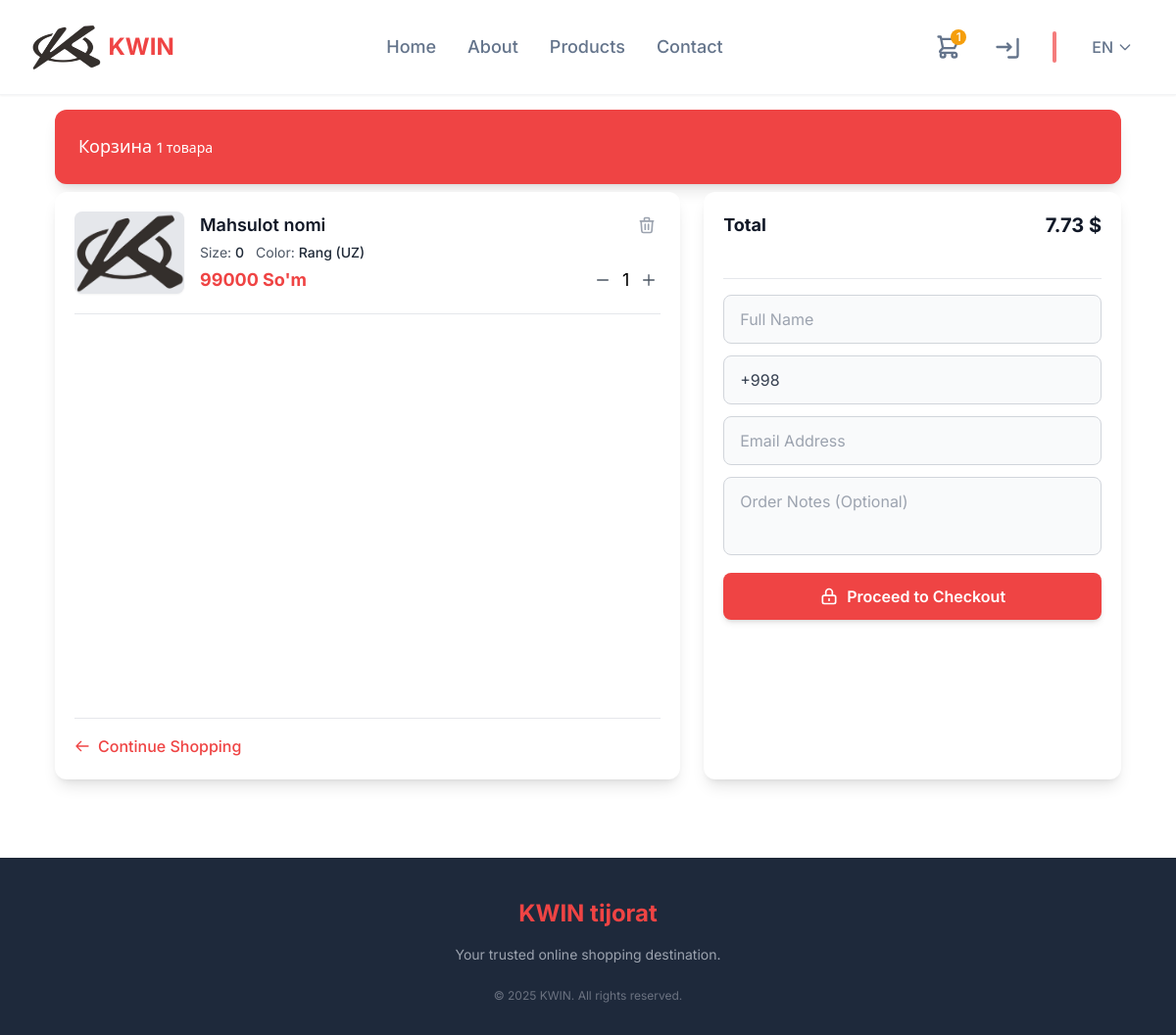
The page /basket/ (signed in) on the database its author committed.
### core/models.py (models this page shows, shortened)
class Cart(models.Model):
    user = models.ForeignKey(User, on_delete=models.CASCADE, related_name="carts")
    product = models.ForeignKey(Product, on_delete=models.CASCADE, related_name="cart_items")
    quantity = models.PositiveIntegerField(default=1)
    total_price = models.PositiveIntegerField(default=0, editable=False)
    status = models.BooleanField(default=True)

class Product(models.Model):
    name_ru = models.CharField(_("Название продукта (RU)"), max_length=50)
    name_en = models.CharField(_("Product name (EN)"), max_length=50)
    name_uz = models.CharField(_("Mahsulot nomi (UZ)"), max_length=50)
    name_ger = models.CharField(_("Produktname (Ger)"), max_length=50)
    brand = models.ForeignKey(Brand, on_delete=models.SET_NULL, null=True, related_name="brand_products")
    car_model = models.ForeignKey(CarModel, on_delete=models.CASCADE, null=True, blank=True)
    car_year = models.ForeignKey(CarYear, on_delete=models.CASCADE, null=True, blank=True)
    car_series = models.ForeignKey(CarSeries, on_delete=models.CASCADE, null=True, blank=True)
    description_ru = models.TextField(_("Описание (RU)"), null=True, blank=True)
    description_en = models.TextField(_("Description (EN)"), null=True, blank=True)
    description_uz = models.TextField(_("Tavsif (UZ)"), null=True, blank=True)
    description_ger = models.TextField(_("Beschreibung (Ger)"), null=True, blank=True)
    price = models.IntegerField(_("Price"))
    price_type = models.CharField(max_length=3, choices=[
        ("UZS", "O'zbek so'mi"),
        ("USD", "Aqsh Dollori"),
        ("RUB", "Rossiya Rubli"),
    ], default="UZS")
    size = models.CharField(_("Size"), max_length=50, default="0")
    color_uz = models.CharField(_("Rang (UZ)"), max_length=50, null=True, blank=True)
    color_ru = models.CharField(_("Цвет (RU)"), max_length=50, null=True, blank=True)
    color_en = models.CharField(_("Color (EN)"), max_length=50, null=True, blank=True)
    color_ger = models.CharField(_("Farbe (GER)"), max_length=50, null=True, blank=True)
    discount = models.IntegerField(default=20)
    deleted = models.BooleanField(default=False)
    def get_price(self):
        return int(self.price * (1 - self.discount / 100))
    def get_price_with_icon(self):
        price = {
            "USD": f"{self.get_price()} $",
            "RUB": f"{self.get_price()} ₽",
            "UZS": f"{self.get_price()} So'm",
        }
        return price[self.price_type]
    def get_color(self, lang="uz"):
        return getattr(self, f"color_{lang}", self.color_ru)
    def get_name(self, lang="uz"):
        return getattr(self, f"name_{lang}", self.name_ru)

class ProductImage(models.Model):
    product = models.ForeignKey(Product, related_name="images", on_delete=models.CASCADE)
    image = models.ImageField(upload_to="products/")

### core/auth.py (models this page shows, shortened)
class User(AbstractBaseUser, PermissionsMixin):
    username = models.CharField(_("Ism familiya"), max_length=50)
    phone = models.CharField(_("Telefon raqam"), max_length=12, unique=True)
    updated_at = models.DateTimeField(auto_now=True, blank=True, null=True)
    created_at = models.DateTimeField(auto_now_add=True, blank=True, null=True)
    user_type = models.SmallIntegerField(default=1, choices=[
        (1, 'user'),
        (2, 'admin')
    ])
    objects = CustomUserManager()
    is_active = models.BooleanField(default=True)
    is_staff = models.BooleanField(default=False)
    USERNAME_FIELD = 'phone'
    REQUIRED_FIELDS = ['username', 'user_type']
    @lru_cache(maxsize=1)  # Cache the result for the lifetime of the request
    def get_exchange_rates(self):
        rates = cache.get("exchange_rates")
        if not rates:
            try:
                with urllib.request.urlopen("https://cbu.uz/oz/arkhiv-kursov-valyut/json/") as response:
                    if response.status == 200:
                        data = json.loads(response.read().decode('utf-8'))
                        usd = next(item for item in data if item["Ccy"] == "USD")["Rate"]
                        rub = next(item for item in data if item["Ccy"] == "RUB")["Rate"]
                        rates = {
                            "USD": float(usd),
                            "RUB": float(rub),
                            "UZS": 1.0
                        }
                        cache.set("exchange_rates", rates, 60 * 60)  # 1 hour
            except Exception:
                rates = {
                    "USD": 12800.0,
                    "RUB": 163.0,
                    "UZS": 1.0
                }
        return rates
    def calculate_cart(self):
        carts = self.carts.filter(status=True)
        total_balance = 0.0
        rates = self.get_exchange_rates()
        for cart in carts:
            cart_total = cart.total_price  # Assuming total_price is a field or method in Cart
            price_type = cart.product.price_type  # Assuming price_type is a field
            total_balance += cart_total * rates[price_type]
        usd_total = total_balance / rates["USD"]
        return f"{usd_total:.2f} $"

### core/views.py (the view, shortened to what this page needs)
# urls.py: path('basket/', views.basket, name='basket'),
def basket(request, add_id=None):
    lang = request.GET.get('lang', request.session.get('lang', 'uz'))
    request.session['lang'] = lang
    carts = Cart.objects.filter(user=request.user, status=True) if request.user.is_authenticated else []
    return render(request, 'pages/basket.html', {"carts": carts, "lang": lang, "basket_count": carts.count()})

### core/context_processors.py (called while the page is built)
def cart_count(request):
    if request.user.is_authenticated:
        total_items = Cart.objects.filter(user=request.user).aggregate(
            total=Sum("quantity")
        )["total"] or 0
        return {"cart_count": total_items}
    return {"cart_count": 0}

### core/templatetags/product_tags.py (called while the page is built)
@register.filter
def get_name_by_lang(product, lang):
    return product.get_name(lang)

@register.filter
def get_color_by_lang(product, lang):
    return product.get_color(lang)

### templates/pages/basket.html (shortened to what this page needs)
{% extends "base.html" %}
{% load static %}
{% load product_tags %}
{% block content %}
<section class="max-w-6xl mx-auto px-4 sm:px-6 lg:px-8 pt-28 pb-20">
  <div class="bg-[var(--primary-red)] rounded-xl shadow-lg p-6 mb-2">
    <h1 class="text-lg text-white">
      Корзина <span class="text-sm text-white">{{ basket_count }} товара</span>
    </h1>
  </div>
  <div class="lg:flex lg:space-x-6 space-y-8 lg:space-y-0">
    <div class="lg:w-3/5 bg-white rounded-xl shadow-lg p-5 h-[600px] flex flex-col">
      <div class="flex-1 overflow-y-auto">
        <div class="space-y-5">
          {% for i in carts %}
          <div class="flex flex-col sm:flex-row gap-4 border-b border-gray-200 pb-5">
            {% if i.product.images.first %}
            <img
              src="{{ i.product.images.first.image.url }}"
              alt="{{ i.product|get_name_by_lang:lang }}"
              class="w-full sm:w-28 h-auto rounded-lg shadow-sm bg-gray-200"
            />
            {% else %}
            <img
              src="{% static 'images/default.png' %}"
              alt="No image"
              class="w-full sm:w-28 h-auto rounded-lg shadow-sm bg-gray-200"
            />
            {% endif %}
            <div class="flex-1 flex flex-col sm:flex-row justify-between">
              <div class="space-y-1 flex-1">
                <h3 class="text-lg font-semibold text-gray-900 line-clamp-2">
                  {{ i.product|get_name_by_lang:lang }}
                </h3>
                <div class="flex flex-wrap gap-3 text-sm text-gray-600">
                  <span>Size: <span class="font-medium text-gray-800">{{ i.product.size }}</span></span>
                  <span>Color: <span class="font-medium text-gray-800">{{ i.product|get_color_by_lang:lang }}</span></span>
                </div>
                <p class="text-lg font-bold text-[var(--primary-red)] mt-2">
                  {{ i.product.get_price_with_icon }}
                </p>
              </div>
              <div class="flex flex-row sm:flex-col justify-between items-center sm:items-end mt-3 sm:mt-0">
                <a href="{% url 'cart-remove' remove_id=i.product.id %}"
                  class="text-gray-400 hover:text-red-500 transition-colors p-1"
                  aria-label="Remove item"
                >
                  <svg class="w-5 h-5" fill="none" stroke="currentColor" viewBox="0 0 24 24">
                    <path stroke-linecap="round" stroke-linejoin="round" stroke-width="2" d="M19 7l-.867 12.142A2 2 0 0116.138 21H7.862a2 2 0 01-1.995-1.858L5 7m5 4v6m4-6v6m1-10V4a1 1 0 00-1-1h-4a1 1 0 00-1 1v3M4 7h16"></path>
                  </svg>
                </a>
                <div class="flex items-center space-x-2">
                  <button
                    class="text-gray-600 hover:text-[var(--primary-red)] transition-colors p-1 decrease"
                    aria-label="Decrease quantity"
                    onclick="updateQuantity('card_{{ i.id }}', {{ i.id }}, -1)"
                  >
                    <svg class="w-4 h-4" fill="none" stroke="currentColor" viewBox="0 0 24 24">
                      <path stroke-linecap="round" stroke-linejoin="round" stroke-width="2" d="M20 12H4"></path>
                    </svg>
                  </button>
                  <span class="text-lg quantity" id="card_{{ i.id }}">{{ i.quantity }}</span>
                  <button
                    class="text-gray-600 hover:text-[var(--primary-red)] transition-colors p-1 increase"
                    aria-label="Increase quantity"
                    onclick="updateQuantity('card_{{ i.id }}', {{ i.id }}, 1)"
                  >
                    <svg class="w-4 h-4" fill="none" stroke="currentColor" viewBox="0 0 24 24">
                      <path stroke-linecap="round" stroke-linejoin="round" stroke-width="2" d="M12 4v16m8-8H4"></path>
                    </svg>
                  </button>
                </div>
              </div>
            </div>
          </div>
          {% endfor %}
        </div>
      </div>
      <div class="pt-4 border-t border-gray-200 mt-auto">
        <a href="{% url 'products' %}">
          <button class="inline-flex items-center text-[var(--primary-red)] hover:text-[var(--primary-dark)] font-medium transition-colors">
            <svg class="w-4 h-4 mr-2" fill="none" stroke="currentColor" viewBox="0 0 24 24">
              <path stroke-linecap="round" stroke-linejoin="round" stroke-width="2" d="M10 19l-7-7m0 0l7-7m-7 7h18"></path>
            </svg>
            Continue Shopping
          </button>
        </a>
      </div>
    </div>
    <div class="lg:w-2/5 bg-white rounded-xl shadow-lg p-5 h-[600px] flex flex-col">
      <div class="flex flex-col h-full justify-between">
        <div>
          <div class="space-y-3 border-b border-gray-200 pb-4 mb-4">
            <div class="flex justify-between text-lg mb-6">
              <span class="text-gray-900 font-bold">Total</span>
              <span id="total_balance" class="font-bold text-gray-900 text-xl">
                {% if request.user.is_authenticated %}{{ request.user.calculate_cart }}{% else %}0.00 ${% endif %}
              </span>
            </div>
          </div>
          <form class="space-y-3">
            <input
              class="w-full py-3 px-4 bg-gray-50 border border-gray-300 rounded-lg focus:outline-none focus:ring-2 focus:ring-[var(--primary-red)] focus:border-transparent text-gray-700"
              type="text"
              placeholder="Full Name"
              required
            />
            <input
              class="w-full py-3 px-4 bg-gray-50 border border-gray-300 rounded-lg focus:outline-none focus:ring-2 focus:ring-[var(--primary-red)] focus:border-transparent text-gray-700"
              id="contactPhone"
              type="tel"
              placeholder="Phone Number"
              pattern="\+998[0-9]{9}"
              required
            />
            <input
              class="w-full py-3 px-4 bg-gray-50 border border-gray-300 rounded-lg focus:outline-none focus:ring-2 focus:ring-[var(--primary-red)] focus:border-transparent text-gray-700"
              type="email"
              placeholder="Email Address"
              required
            />
            <textarea
              class="w-full py-3 px-4 bg-gray-50 border border-gray-300 rounded-lg focus:outline-none focus:ring-2 focus:ring-[var(--primary-red)] focus:border-transparent text-gray-700 resize-none h-20"
              placeholder="Order Notes (Optional)"
            ></textarea>
            <button
              type="submit"
              class="w-full py-3 bg-[var(--primary-red)] text-white rounded-lg font-semibold text-base hover:bg-[var(--primary-dark)] transition-colors shadow-md flex items-center justify-center space-x-2"
            >
              <svg class="w-5 h-5" fill="none" stroke="currentColor" viewBox="0 0 24 24">
                <path stroke-linecap="round" stroke-linejoin="round" stroke-width="2" d="M12 15v2m-6 4h12a2 2 0 002-2v-6a2 2 0 00-2-2H6a2 2 0 00-2 2v6a2 2 0 002 2zm10-10V7a4 4 0 00-8 0v4h8z"></path>
              </svg>
              <span>Proceed to Checkout</span>
            </button>
          </form>
        </div>
      </div>
    </div>
  </div>
</section>
{% endblock content %}

### static/css/index.css (style rules this page uses)
* { margin: 0; padding: 0; box-sizing: border-box; }
:root { --primary-red: #ef4444; --primary-dark: #1e293b; --accent-yellow: #f59e0b; --text-gray: #64748b; --light-gray: #f8fafc; }

### rows shown on the page
Cart: product.images.first.image (picture), product|get_name_by_lang "Mahsulot nomi", product.size "0", product|get_color_by_lang "Rang (UZ)", product.get_price_with_icon "99000 So'm", quantity "1"
User: user.calculate_cart "7.73 $"

### other values the page prints
{{ cart_count }} "1"
{{ basket_count }} "1"
